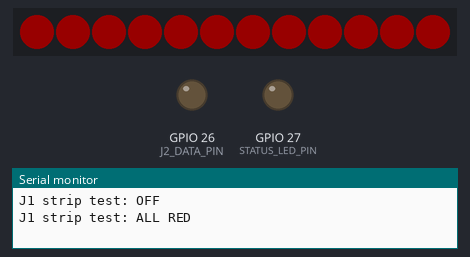
A program run on a simulated ESP32. Shown: 12 RGB LEDs in strip order, left to right, output pins drawn as LEDs (lit = HIGH), the last lines printed to the serial monitor. Dim RGB values are drawn brighter than linear.

Above: at 2.4 s.
At 3.3 s:
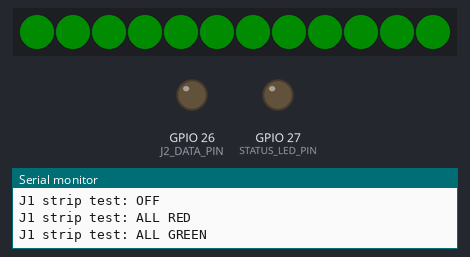
At 4.2 s:
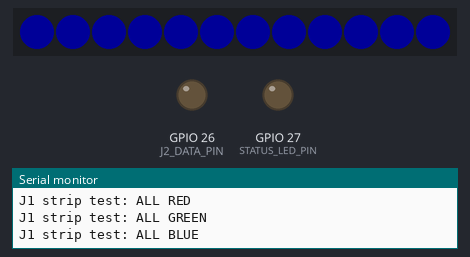
At 5.0 s:
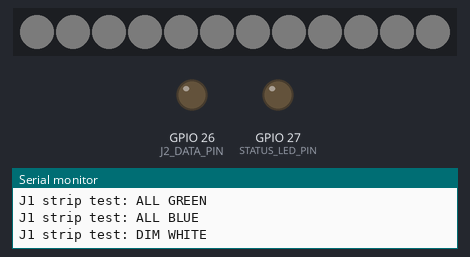
Timing chart, 0 to 40.0 s (numbered marks = the images above):
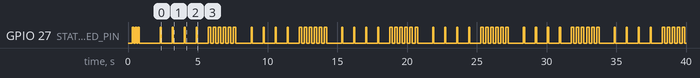

Measured:
- by itself, GPIO 27 (STATUS_LED_PIN): moves between LOW and HIGH, repeating every 13.0 s
- by itself, everything shown: repeats every 6.5 s, in 21 steps
- what the display in image 0 shows lasts 0.9 s, from 2.3 s to 3.2 s

The program:

main.cpp
```cpp
#include <Arduino.h>
#include <FastLED.h>

// Hardware map from audited schematic:
// ESP32 GPIO25 -> U1 pin 2 / 1A -> U1 pin 3 / 1Y -> R1 470R -> J1 DATA.
// ESP32 GPIO26 -> U1 pin 5 / 2A -> U1 pin 6 / 2Y -> R2 470R -> J2 DATA.
// ESP32 GPIO27 -> R3 220R -> status LED anode, LED cathode -> GND.
static constexpr uint8_t J1_DATA_PIN = 25;
static constexpr uint8_t J2_DATA_PIN = 26;
static constexpr uint8_t STATUS_LED_PIN = 27;

// Safe bench defaults: low brightness and short logical chain.
// If the physical strip is shorter, extra pixels are just ignored by the strip.
static constexpr uint16_t NUM_LEDS = 12;
static constexpr uint8_t BRIGHTNESS = 24;  // ~9% of max; keeps current modest.
static constexpr uint16_t STEP_MS = 700;

CRGB leds[NUM_LEDS];

void statusPulse(uint8_t count, uint16_t ms) {
  for (uint8_t i = 0; i < count; ++i) {
    digitalWrite(STATUS_LED_PIN, HIGH);
    delay(ms);
    digitalWrite(STATUS_LED_PIN, LOW);
    delay(ms);
  }
}

void fillAndShow(const CRGB& color, const char* label) {
  fill_solid(leds, NUM_LEDS, color);
  FastLED.show();
  Serial.print("J1 strip test: ");
  Serial.println(label);
  statusPulse(1, 80);
  delay(STEP_MS);
}

void chase(const CRGB& color, const char* label) {
  Serial.print("J1 strip chase: ");
  Serial.println(label);
  for (uint16_t i = 0; i < NUM_LEDS; ++i) {
    fill_solid(leds, NUM_LEDS, CRGB::Black);
    leds[i] = color;
    FastLED.show();
    digitalWrite(STATUS_LED_PIN, (i % 2) == 0 ? HIGH : LOW);
    delay(180);
  }
  digitalWrite(STATUS_LED_PIN, LOW);
}

void setup() {
  Serial.begin(115200);
  delay(300);

  pinMode(STATUS_LED_PIN, OUTPUT);
  pinMode(J2_DATA_PIN, OUTPUT);
  digitalWrite(J2_DATA_PIN, LOW);  // keep unused output quiet for this J1 test

  // Color order from breadboarded J1 test: BRG gives correct physical red/green/blue.
  FastLED.addLeds<WS2811, J1_DATA_PIN, BRG>(leds, NUM_LEDS);
  FastLED.setBrightness(BRIGHTNESS);
  FastLED.clear(true);

  Serial.println();
  Serial.println("ESP32 Lisbon J1 WS2811 strip test");
  Serial.println("Path: GPIO25 -> AHCT125 U1 pin2/3 -> R1 470R -> J1 DATA");
  Serial.println("Pattern: off, red, green, blue, white, moving red pixel. Low brightness.");

  statusPulse(3, 100);
  delay(500);
}

void loop() {
  FastLED.clear(true);
  Serial.println("J1 strip test: OFF");
  delay(900);

  fillAndShow(CRGB::Red, "ALL RED");
  fillAndShow(CRGB::Green, "ALL GREEN");
  fillAndShow(CRGB::Blue, "ALL BLUE");
  fillAndShow(CRGB(32, 32, 32), "DIM WHITE");
  chase(CRGB::Red, "RED PIXEL WALK");
}
```
